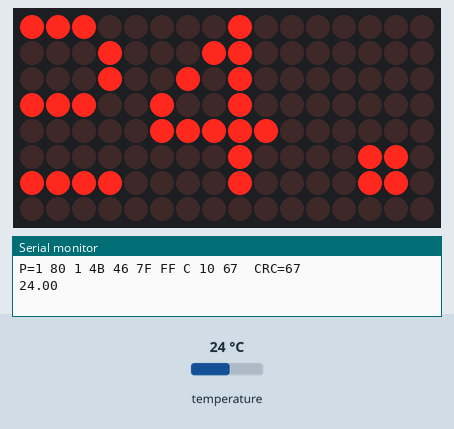
Recording of a sketch running on a simulated Arduino Uno, built with avr-gcc and run on an emulated ATmega328P. Shown: 16×8 LED matrix, the last lines printed to the serial monitor. The inputs (shaded band) are chosen by the test bench; at power-on: temperature 24 °C.

Above: at 1.91 s.
6.9 s: temperature set to 12 °C
At 11.07 s:
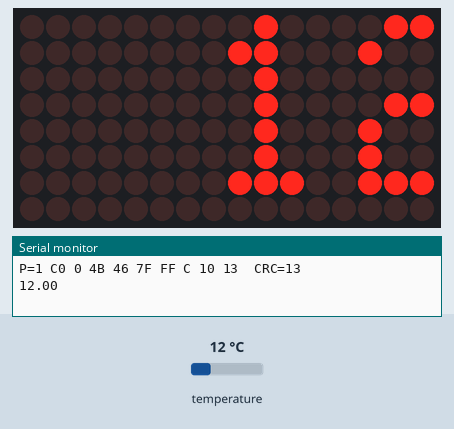
13.2 s: temperature set to 28 °C
At 16.06 s:
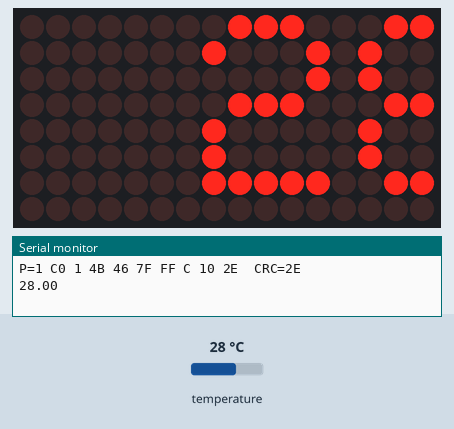
19.5 s: temperature set to 33 °C
At 21.06 s:
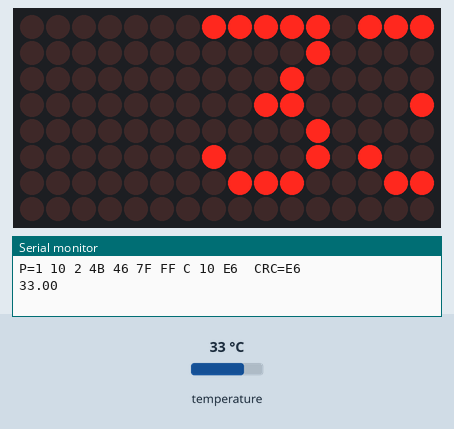
25.8 s: temperature set to 7 °C
At 26.06 s:
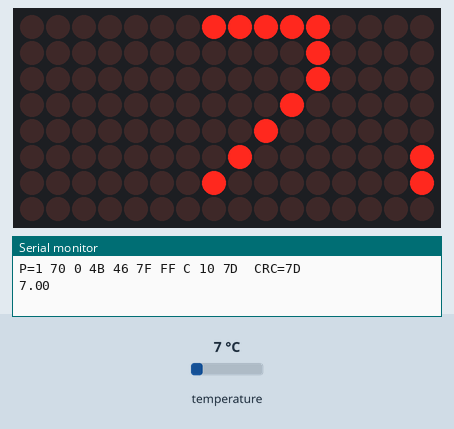

The sketch:

Temperature.ino
```cpp
#include <OneWire.h>
#include <Adafruit_GFX.h>
#include "Adafruit_LEDBackpack.h"

Adafruit_8x16matrix matrix = Adafruit_8x16matrix();

// DS18S20 Temperature chip i/o
OneWire ds(6);  // on pin 10
int HighByte, LowByte, TReading, SignBit, Tc_100, Whole, Fract;

void setup(void) {
  // initialize inputs/outputs
  // start serial port
  Serial.begin(9600);
  matrix.begin(0x70);  // pass in the address
}

void loop(void) {
  byte i;
  byte present = 0;
  byte data[12];
  byte addr[8];

  ds.reset_search();
  if ( !ds.search(addr)) {
      Serial.print("No more addresses.\n");
      ds.reset_search();
      return;
  }

  Serial.print("R=");
  for( i = 0; i < 8; i++) {
    Serial.print(addr[i], HEX);
    Serial.print(" ");
  }

  if ( OneWire::crc8( addr, 7) != addr[7]) {
    Serial.print("CRC is not valid!\n");
    return;
  }

  if ( addr[0] == 0x10) {
    Serial.print("Device is a DS18S20 family device.\n");
  }
  else if ( addr[0] == 0x28) {
    Serial.print("Device is a DS18B20 family device.\n");
  }
  else {
    Serial.print("Device family is not recognized: 0x");
    Serial.println(addr[0],HEX);
    return;
  }

  ds.reset();
  ds.select(addr);
  ds.write(0x44,1);         // start conversion, with parasite power on at the end

  delay(1000);     // maybe 750ms is enough, maybe not


  present = ds.reset();
  ds.select(addr);
  ds.write(0xBE);         // Read Scratchpad

  Serial.print("P=");
  Serial.print(present,HEX);
  Serial.print(" ");
  for ( i = 0; i < 9; i++) {           // we need 9 bytes
    data[i] = ds.read();
    Serial.print(data[i], HEX);
    Serial.print(" ");
  }
  Serial.print(" CRC=");
  Serial.print( OneWire::crc8( data, 8), HEX);
  Serial.println();

  LowByte = data[0];
  HighByte = data[1];
  TReading = (HighByte << 8) + LowByte;
  SignBit = TReading & 0x8000;  // test most sig bit
  if (SignBit) // negative
  {
    TReading = (TReading ^ 0xffff) + 1; // 2's comp
  }
  Tc_100 = (6 * TReading) + TReading / 4;    // multiply by (100 *0.0625) or 6.25

  Whole = Tc_100 / 100;  // separate off the whole and fractional portions
  Fract = Tc_100 % 100;


  if (SignBit) // If its negative
  {
    Serial.print("-");
  }
  Serial.print(Whole);
  Serial.print(".");
  if (Fract < 10)
  {
    Serial.print("0");
  }
  Serial.print(Fract);

  Serial.print("\n");

  for (int8_t x=7; x>=-30; x--) {
    matrix.setTextSize(1);
    matrix.setTextWrap(false);  // we dont want text to wrap so it scrolls nicely
    matrix.setTextColor(LED_ON);
    matrix.setRotation(1);
    matrix.setCursor(0, 0);
    matrix.clear();

    matrix.setCursor(x,0);

    if (SignBit)
    {
      matrix.print("-");
    }
    matrix.print(Whole);
    matrix.print(".");
    if (Fract < 10)
    {
      matrix.print("0");
    }
    matrix.print(Fract);

    matrix.writeDisplay();
    delay(100);
  }
}
```
